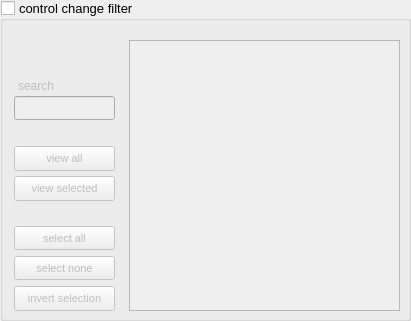
  <widget class="QGroupBox" name="groupBoxControllers">
   <property name="geometry">
    <rect>
     <x>10</x>
     <y>310</y>
     <width>411</width>
     <height>321</height>
    </rect>
   </property>
   <property name="font">
    <font>
     <pointsize>10</pointsize>
     <italic>false</italic>
     <bold>false</bold>
     <underline>false</underline>
     <strikeout>false</strikeout>
     <stylestrategy>PreferAntialias</stylestrategy>
     <kerning>true</kerning>
    </font>
   </property>
   <property name="toolTip">
    <string>When active, choose pass thru controllers.</string>
   </property>
   <property name="title">
    <string>control change filter</string>
   </property>
   <property name="checkable">
    <bool>true</bool>
   </property>
   <property name="checked">
    <bool>false</bool>
   </property>
   <widget class="QListWidget" name="listCtrlAvaiable">
    <property name="geometry">
     <rect>
      <x>129</x>
      <y>40</y>
      <width>271</width>
      <height>271</height>
     </rect>
    </property>
    <property name="font">
     <font>
      <pointsize>8</pointsize>
      <italic>false</italic>
      <bold>false</bold>
      <underline>false</underline>
      <strikeout>false</strikeout>
      <stylestrategy>PreferAntialias</stylestrategy>
      <kerning>true</kerning>
     </font>
    </property>
    <property name="toolTip">
     <string>The controllers selected will pass through</string>
    </property>
    <property name="alternatingRowColors">
     <bool>true</bool>
    </property>
   </widget>
   <widget class="QPushButton" name="buttonCtrlAll">
    <property name="geometry">
     <rect>
      <x>14</x>
      <y>226</y>
      <width>101</width>
      <height>24</height>
     </rect>
    </property>
    <property name="font">
     <font>
      <pointsize>8</pointsize>
      <italic>false</italic>
      <bold>false</bold>
      <underline>false</underline>
      <strikeout>false</strikeout>
      <stylestrategy>PreferAntialias</stylestrategy>
      <kerning>true</kerning>
     </font>
    </property>
    <property name="toolTip">
     <string>Select all controllers</string>
    </property>
    <property name="text">
     <string>select all</string>
    </property>
   </widget>
   <widget class="QPushButton" name="buttonCtrlNone">
    <property name="geometry">
     <rect>
      <x>14</x>
      <y>256</y>
      <width>101</width>
      <height>24</height>
     </rect>
    </property>
    <property name="font">
     <font>
      <pointsize>8</pointsize>
      <italic>false</italic>
      <bold>false</bold>
      <underline>false</underline>
      <strikeout>false</strikeout>
      <stylestrategy>PreferAntialias</stylestrategy>
      <kerning>true</kerning>
     </font>
    </property>
    <property name="toolTip">
     <string>Unselect all controllers</string>
    </property>
    <property name="text">
     <string>select none</string>
    </property>
   </widget>
   <widget class="QPushButton" name="buttonCtrlInvert">
    <property name="geometry">
     <rect>
      <x>14</x>
      <y>286</y>
      <width>101</width>
      <height>25</height>
     </rect>
    </property>
    <property name="font">
     <font>
      <pointsize>8</pointsize>
      <italic>false</italic>
      <bold>false</bold>
      <underline>false</underline>
      <strikeout>false</strikeout>
      <stylestrategy>PreferAntialias</stylestrategy>
      <kerning>true</kerning>
     </font>
    </property>
    <property name="toolTip">
     <string>Invert selection</string>
    </property>
    <property name="text">
     <string>invert selection</string>
    </property>
   </widget>
   <widget class="QPushButton" name="buttonCtrlViewAll">
    <property name="geometry">
     <rect>
      <x>14</x>
      <y>146</y>
      <width>101</width>
      <height>25</height>
     </rect>
    </property>
    <property name="font">
     <font>
      <pointsize>8</pointsize>
      <italic>false</italic>
      <bold>false</bold>
      <underline>false</underline>
      <strikeout>false</strikeout>
      <stylestrategy>PreferAntialias</stylestrategy>
      <kerning>true</kerning>
     </font>
    </property>
    <property name="toolTip">
     <string>View all controllers</string>
    </property>
    <property name="text">
     <string>view all</string>
    </property>
   </widget>
   <widget class="QPushButton" name="buttonCtrlViewSelected">
    <property name="geometry">
     <rect>
      <x>14</x>
      <y>176</y>
      <width>101</width>
      <height>25</height>
     </rect>
    </property>
    <property name="font">
     <font>
      <pointsize>8</pointsize>
      <italic>false</italic>
      <bold>false</bold>
      <underline>false</underline>
      <strikeout>false</strikeout>
      <stylestrategy>PreferAntialias</stylestrategy>
      <kerning>true</kerning>
     </font>
    </property>
    <property name="toolTip">
     <string>View only selected controllers</string>
    </property>
    <property name="text">
     <string>view selected</string>
    </property>
   </widget>
   <widget class="QLineEdit" name="findController">
    <property name="geometry">
     <rect>
      <x>14</x>
      <y>96</y>
      <width>101</width>
      <height>24</height>
     </rect>
    </property>
    <property name="font">
     <font>
      <pointsize>8</pointsize>
      <italic>false</italic>
      <bold>false</bold>
      <underline>false</underline>
      <strikeout>false</strikeout>
      <stylestrategy>PreferAntialias</stylestrategy>
      <kerning>true</kerning>
     </font>
    </property>
    <property name="toolTip">
     <string>Show only the controllers that contains expression</string>
    </property>
    <property name="statusTip">
     <string>find what?</string>
    </property>
    <property name="text">
     <string/>
    </property>
   </widget>
   <widget class="QLabel" name="labelSearch">
    <property name="geometry">
     <rect>
      <x>18</x>
      <y>76</y>
      <width>91</width>
      <height>20</height>
     </rect>
    </property>
    <property name="font">
     <font>
      <pointsize>9</pointsize>
      <italic>false</italic>
      <bold>false</bold>
      <underline>false</underline>
      <strikeout>false</strikeout>
      <stylestrategy>PreferAntialias</stylestrategy>
      <kerning>true</kerning>
     </font>
    </property>
    <property name="text">
     <string>search</string>
    </property>
   </widget>
   <widget class="QWidget" name="verticalLayoutWidget_17">
    <property name="geometry">
     <rect>
      <x>16</x>
      <y>40</y>
      <width>10</width>
      <height>10</height>
     </rect>
    </property>
    <layout class="QVBoxLayout" name="layoutLedControllerYes"/>
   </widget>
   <widget class="QWidget" name="verticalLayoutWidget_18">
    <property name="geometry">
     <rect>
      <x>36</x>
      <y>40</y>
      <width>10</width>
      <height>10</height>
     </rect>
    </property>
    <layout class="QVBoxLayout" name="layoutLedControllerNo"/>
   </widget>
   <zorder>listCtrlAvaiable</zorder>
   <zorder>labelSearch</zorder>
   <zorder>buttonCtrlAll</zorder>
   <zorder>buttonCtrlNone</zorder>
   <zorder>buttonCtrlInvert</zorder>
   <zorder>buttonCtrlViewAll</zorder>
   <zorder>buttonCtrlViewSelected</zorder>
   <zorder>findController</zorder>
   <zorder>verticalLayoutWidget_17</zorder>
   <zorder>verticalLayoutWidget_18</zorder>
  </widget>
